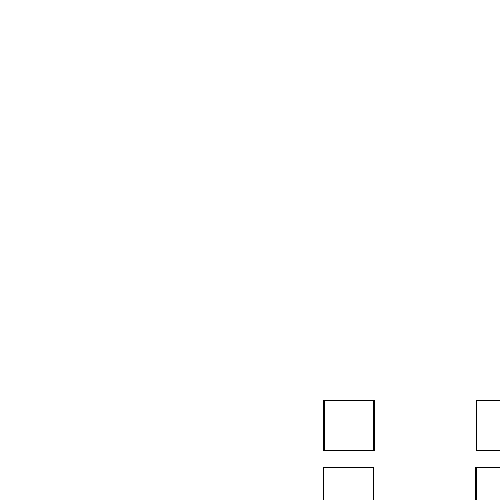
Frame 1 (no input)
Frame 60 (the mouse pressed at the canvas centre just before this capture): blank canvas, image omitted
Frame 120 (the mouse held since frame 60 and released just before this capture): blank canvas, image omitted

The Processing sketch that drew this single still picture (run headless with seeded random() and noise(); from frame 60 on, the mouse is pressed at the canvas centre):

// Processing sketch: processing_61559
// ── processing_61559.pde

int totalCrystals = 2;
float [] xposition = new float [totalCrystals];
float [] yposition = new float [totalCrystals];
float [] rotation   = new float [totalCrystals];
float xa  = 250;
float ya  = 200;
float xb  = 200;
float yb  = 300;
float xc  = 250;
float yc  = 450;
float xd  = 300;
float yd  = 300;
float boxSize = 50;
int move = 0;

void setup(){
  noStroke();
  size(500,500);
  background(255);
  for(int i = 0; i < totalCrystals; i++){
    xposition[i] = random(width);
    yposition[i] = random(460,490);
  }
}

void draw(){
  background(255);
  
  noFill();
  stroke(0);
  for(int i = 0; i < totalCrystals; i++){
    rect(xposition[i], yposition[i], boxSize,boxSize);
    //xposition[i] = xposition[i] + cos(50);
    yposition[i] = yposition[i] - 100; //sin(200);
    //rotation[i] = rotation[i] + random(-PI/10.0, PI/10.0);
  
  if(yposition[i] < 400){
    yposition[i] = 400;
  }
     for(int i2 = 0; i2 < totalCrystals; i2++){
    rect(xposition[i2], yposition[i2], boxSize,boxSize);
    xposition[i2] = xposition[i2] + cos(100);
     }
  
 if (move>0){ 
   
for (int count = 0; count < totalCrystals; count++){
      
      xposition[count]= xposition[count] + (mouseX - xposition[count])/100.0;//to do with the movement following the mouse.
      yposition[i]= yposition[count] + (mouseY - yposition[count])/100.0;// number on end to do with how fast the move into mouse  
      rect(xposition[count], yposition[count], boxSize,boxSize);
      
       
      
}  
 }
  }
}

void mouseMoved() {
  move = 10;//this makes the whole above code make sense
}
